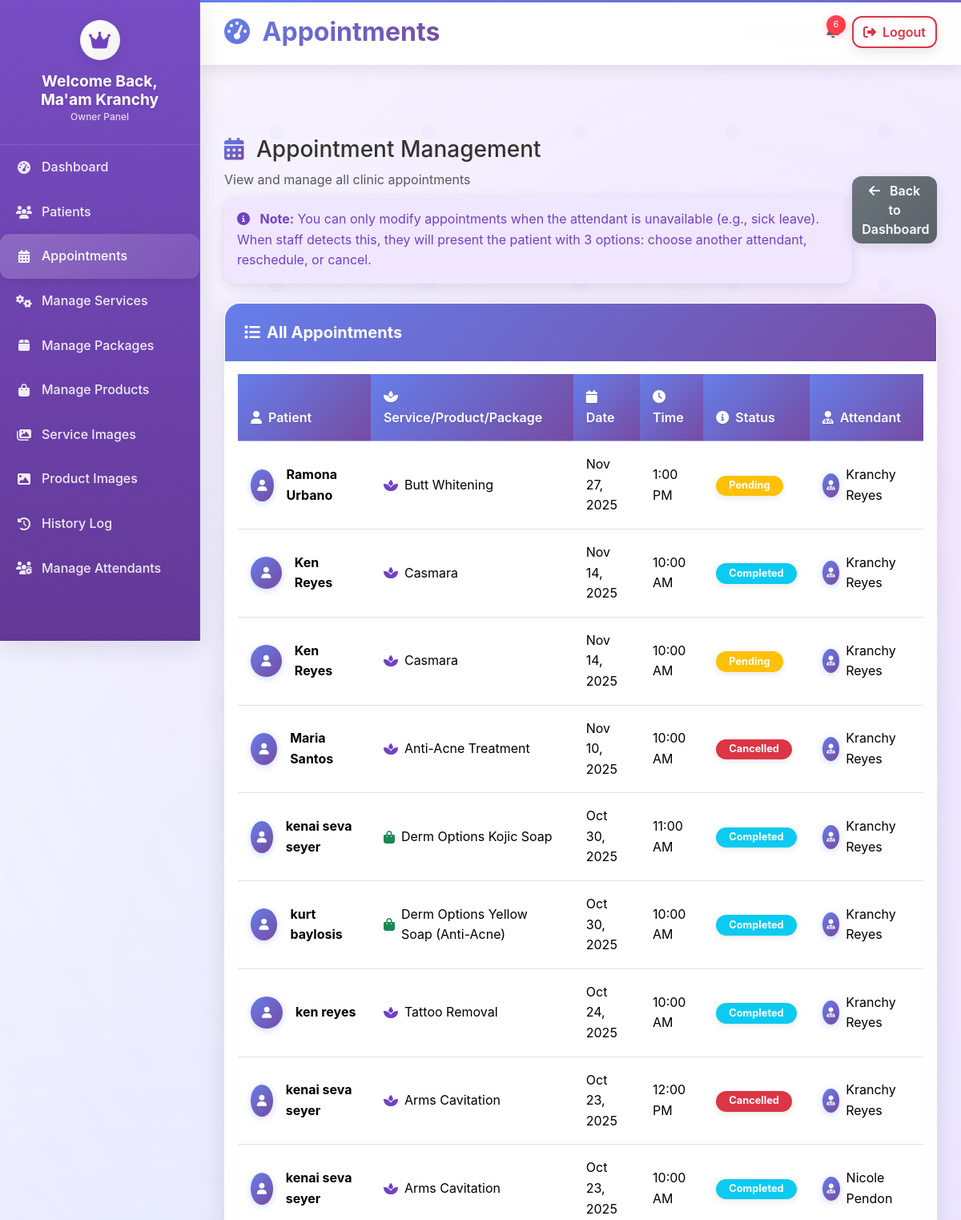
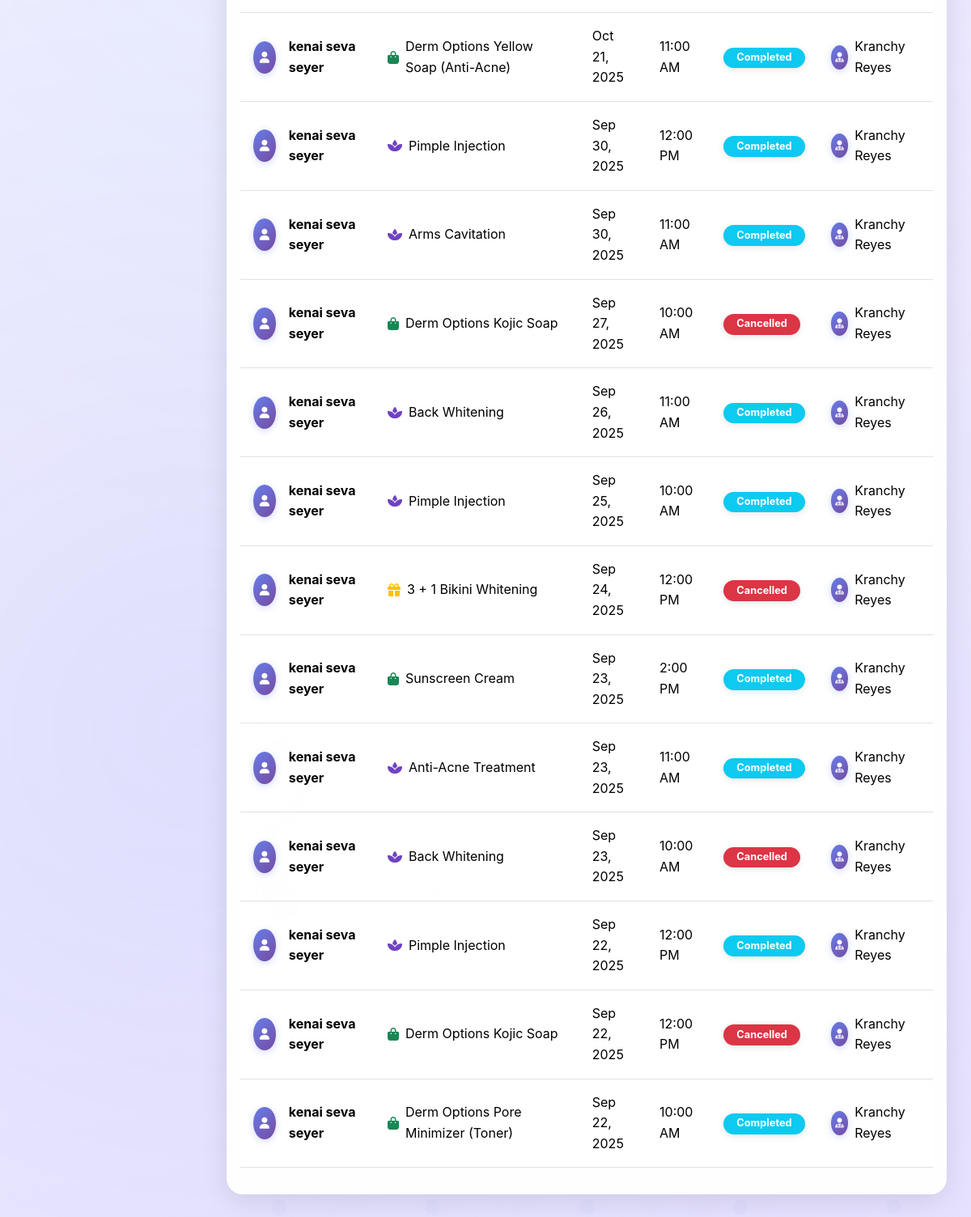
Screenshot of /owner/appointments/ (signed in) with the database file from the repository (2 pictures, top to bottom).
### appointments/models.py (models this page shows, shortened)
class Appointment(models.Model):
    STATUS_CHOICES = [
        ('pending', 'Pending'),
        ('confirmed', 'Confirmed'),
        ('completed', 'Completed'),
        ('cancelled', 'Cancelled'),
    ]
    appointment_date = models.DateField()
    appointment_time = models.TimeField()
    status = models.CharField(max_length=10, choices=STATUS_CHOICES, default='pending')
    created_at = models.DateTimeField(auto_now_add=True)
    updated_at = models.DateTimeField(auto_now=True)
    transaction_id = models.CharField(max_length=100, blank=True, null=True)
    patient = models.ForeignKey(settings.AUTH_USER_MODEL, on_delete=models.CASCADE, related_name='appointments')
    attendant = models.ForeignKey('accounts.Attendant', on_delete=models.CASCADE, related_name='appointments')
    service = models.ForeignKey('services.Service', on_delete=models.CASCADE, related_name='appointments', blank=True, null=True)
    product = models.ForeignKey('products.Product', on_delete=models.CASCADE, related_name='appointments', blank=True, null=True)
    package = models.ForeignKey('packages.Package', on_delete=models.CASCADE, related_name='appointments', blank=True, null=True)
    class Meta:
        db_table = 'appointments'
        ordering = ['-created_at']
    def get_service_name(self):
        if self.service:
            return self.service.service_name
        elif self.product:
            return self.product.product_name
        elif self.package:
            return self.package.package_name
        else:
            return "No service assigned"

### accounts/models.py (models this page shows, shortened)
class User(AbstractUser):
    USER_TYPE_CHOICES = [
        ('patient', 'Patient'),
        ('admin', 'Staff'),
        ('owner', 'Owner'),
        ('attendant', 'Attendant'),
    ]
    GENDER_CHOICES = [
        ('male', 'Male'),
        ('female', 'Female'),
        ('other', 'Other'),
    ]
    CIVIL_STATUS_CHOICES = [
        ('single', 'Single'),
        ('married', 'Married'),
        ('widowed', 'Widowed'),
        ('divorced', 'Divorced'),
        ('separated', 'Separated'),
    ]
    user_type = models.CharField(max_length=10, choices=USER_TYPE_CHOICES, default='patient')
    phone = models.CharField(
        max_length=20,
        validators=[RegexValidator(
            regex=r'^\+?1?\d{9,15}$',
            message="Phone number must be entered in the format: '+999999999'. Up to 15 digits allowed."
        )],
        blank=True
    )
    middle_name = models.CharField(max_length=255, blank=True, null=True)
    address = models.TextField(blank=True, null=True, help_text="Complete address")
    gender = models.CharField(max_length=10, choices=GENDER_CHOICES, blank=True, null=True)
    civil_status = models.CharField(max_length=10, choices=CIVIL_STATUS_CHOICES, blank=True, null=True)
    birthday = models.DateField(blank=True, null=True)
    occupation = models.CharField(max_length=255, blank=True, null=True)
    profile_picture = models.ImageField(upload_to='profile_pictures/', blank=True, null=True)
    archived = models.BooleanField(default=False)
    created_at = models.DateTimeField(auto_now_add=True)
    updated_at = models.DateTimeField(auto_now=True)
    @property
    def full_name(self):
        return f"{self.first_name} {self.middle_name or ''} {self.last_name}".strip()
    class Meta:
        db_table = 'users'

class Attendant(models.Model):
    first_name = models.CharField(max_length=100)
    last_name = models.CharField(max_length=100)
    shift_date = models.DateField()
    shift_time = models.TimeField()
    created_at = models.DateTimeField(auto_now_add=True)
    updated_at = models.DateTimeField(auto_now=True)
    class Meta:
        db_table = 'attendants'

### services/models.py (models this page shows, shortened)
class Service(models.Model):
    service_name = models.CharField(max_length=100)
    description = models.TextField(blank=True, null=True)
    price = models.DecimalField(max_digits=10, decimal_places=2, blank=True, null=True)
    duration = models.IntegerField(help_text="Duration in minutes")
    category = models.ForeignKey(ServiceCategory, on_delete=models.CASCADE, related_name='services')
    image = models.ImageField(upload_to='services/', blank=True, null=True)
    archived = models.BooleanField(default=False)
    created_at = models.DateTimeField(auto_now_add=True)
    updated_at = models.DateTimeField(auto_now=True)
    class Meta:
        db_table = 'services'
        ordering = ['service_name']

### products/models.py (models this page shows, shortened)
class Product(models.Model):
    product_name = models.CharField(max_length=255)
    description = models.TextField(blank=True, null=True)
    price = models.DecimalField(max_digits=10, decimal_places=2)
    stock = models.IntegerField(default=0)
    product_image = models.ImageField(upload_to='products/', blank=True, null=True)
    archived = models.BooleanField(default=False)
    created_at = models.DateTimeField(auto_now_add=True)
    updated_at = models.DateTimeField(auto_now=True)
    class Meta:
        db_table = 'products'
        ordering = ['product_name']

### packages/models.py (models this page shows, shortened)
class Package(models.Model):
    package_name = models.CharField(max_length=255)
    description = models.TextField(blank=True, null=True)
    price = models.DecimalField(max_digits=10, decimal_places=2)
    sessions = models.IntegerField()
    duration_days = models.IntegerField(help_text="Duration in days")
    grace_period_days = models.IntegerField(help_text="Grace period in days")
    archived = models.BooleanField(default=False)
    created_at = models.DateTimeField(auto_now_add=True)
    updated_at = models.DateTimeField(auto_now=True)
    class Meta:
        db_table = 'packages'
        ordering = ['package_name']

### owner/views.py (the view, shortened to what this page needs)
# urls.py: path('appointments/', views.owner_appointments, name='appointments'),
@login_required
@user_passes_test(is_owner)
def owner_appointments(request):
    status_filter = request.GET.get('status', '')
    date_filter = request.GET.get('date', '')
    search_query = request.GET.get('search', '')
    appointments = Appointment.objects.all().order_by('-appointment_date', '-appointment_time')
    if status_filter:
        appointments = appointments.filter(status=status_filter)
    if date_filter:
        appointments = appointments.filter(appointment_date=date_filter)
    context = {
        'appointments': appointments,
        'status_filter': status_filter,
        'date_filter': date_filter,
        'search_query': search_query,
    }
    return render(request, 'owner/appointments.html', context)

### appointments/context_processors.py (called while the page is built)
def notification_count(request):
    if request.user.is_authenticated:
        if request.user.user_type == 'admin':
            count = Notification.objects.filter(patient__isnull=True).count()
        else:
            count = Notification.objects.filter(patient=request.user, is_read=False).count()
    else:
        count = 0
    return {
        'notification_count': count
    }

### owner/views.py (called while the page is built)
def is_owner(user):
    return user.is_authenticated and user.user_type in ('owner', 'admin')

### templates/owner/appointments.html (shortened to what this page needs)
{% extends 'owner/base.html' %}
{% load static %}
{% block page_title %}Appointments{% endblock %}
{% block content %}
<div class="d-flex justify-content-between align-items-center mb-4">
    <div>
        <h3 class="mb-2">
            <i class="fas fa-calendar-alt me-2" style="background: var(--gradient-primary); -webkit-background-clip: text; -webkit-text-fill-color: transparent; background-clip: text;"></i>
            Appointment Management
        </h3>
        <p class="text-muted mb-0">View and manage all clinic appointments</p>
        <div class="alert alert-info mt-2 mb-0">
            <i class="fas fa-info-circle me-2"></i>
            <strong>Note:</strong> You can only modify appointments when the attendant is unavailable (e.g., sick leave).
            When staff detects this, they will present the patient with 3 options: choose another attendant, reschedule, or cancel.
        </div>
    </div>
    <a href="{% url 'owner:dashboard' %}" class="btn btn-secondary">
        <i class="fas fa-arrow-left me-2"></i> Back to Dashboard
    </a>
</div>
<div class="card">
    <div class="card-header">
        <h5 class="mb-0">
            <i class="fas fa-list me-2"></i>All Appointments
        </h5>
    </div>
    <div class="card-body">
        {% if appointments %}
            <div class="table-responsive">
                <table class="table">
                    <thead>
                        <tr>
                            <th><i class="fas fa-user me-2"></i>Patient</th>
                            <th><i class="fas fa-spa me-2"></i>Service/Product/Package</th>
                            <th><i class="fas fa-calendar me-2"></i>Date</th>
                            <th><i class="fas fa-clock me-2"></i>Time</th>
                            <th><i class="fas fa-info-circle me-2"></i>Status</th>
                            <th><i class="fas fa-user-md me-2"></i>Attendant</th>
                        </tr>
                    </thead>
                    <tbody>
                        {% for appointment in appointments %}
                        <tr>
                            <td>
                                <div class="d-flex align-items-center">
                                    <div class="avatar-circle me-3">
                                        <i class="fas fa-user"></i>
                                    </div>
                                    <strong>{{ appointment.patient.full_name }}</strong>
                                </div>
                            </td>
                            <td>
                                <div class="d-flex align-items-center">
                                    {% if appointment.service %}
                                        <i class="fas fa-spa me-2 text-primary"></i>
                                    {% elif appointment.product %}
                                        <i class="fas fa-shopping-bag me-2 text-success"></i>
                                    {% elif appointment.package %}
                                        <i class="fas fa-gift me-2 text-warning"></i>
                                    {% endif %}
                                    {{ appointment.get_service_name }}
                                </div>
                            </td>
                            <td>{{ appointment.appointment_date|date:"M d, Y" }}</td>
                            <td>{{ appointment.appointment_time|time:"g:i A" }}</td>
                            <td>
                                <span class="badge bg-{% if appointment.status == 'confirmed' %}success{% elif appointment.status == 'pending' %}warning{% elif appointment.status == 'completed' %}info{% else %}danger{% endif %}">
                                    {{ appointment.status|title }}
                                </span>
                            </td>
                            <td>
                                <div class="d-flex align-items-center">
                                    <div class="avatar-circle me-2" style="width: 30px; height: 30px; font-size: 12px;">
                                        <i class="fas fa-user-md"></i>
                                    </div>
                                    {{ appointment.attendant.first_name }} {{ appointment.attendant.last_name }}
                                </div>
                            </td>
                        </tr>
                        {% endfor %}
                    </tbody>
                </table>
            </div>
        {% else %}
            <div class="text-center py-5">
                <i class="fas fa-calendar-times fa-3x text-muted mb-3"></i>
                <h5 class="text-muted">No appointments found</h5>
                <p class="text-muted">Appointments will appear here once they are booked.</p>
            </div>
        {% endif %}
    </div>
</div>
{% endblock %}

### static/css/style.css (style rules this page uses)
:root { --primary-color: #6f42c1; --secondary-color: #bb8fce; --dark-color: #2c003e; --light-color: #f4ecf7; }
body { font-family: 'Poppins', sans-serif; color: #333; line-height: 1.6; padding-top: 70px; }
.alert-info { background-color: #f0e6ff; border-color: var(--primary-color); color: var(--primary-color); }
.text-primary { color: var(--primary-color) !important; }

### templates/owner/base.html (style rules this page uses)
:root { --primary-color: #6f42c1; --secondary-color: #8e44ad; --accent-color: #e83e8c; --gradient-primary: linear-gradient(135deg, #667eea 0%, #764ba2 100%); --gradient-secondary: linear-gradient(135deg, #f093fb 0%, #f5576c 100%); --gradient-sidebar: linear-gradient(180deg, rgba(111, 66, 193, 0.95) 0%, rgba(90, 45, 145, 0.95) 100%); }
body { background: linear-gradient(135deg, #f8f9ff 0%, #e8e3ff 100%); background-attachment: fixed; font-family: 'Inter', 'Segoe UI', Tahoma, Geneva, Verdana, sans-serif; position: relative; }
body::before { content: ''; position: fixed; top: 0; left: 0; width: 100%; height: 100%; background: radial-gradient(circle at 20% 80%, rgba(102, 126, 234, 0.1) 0%, transparent 50%), radial-gradient(circle at 80% 20%, rgba(240, 147, 251, 0.1) 0%, transparent 50%), radial-gradient(circle at 40% 40%, rgba(120, 219, 255, 0.05) 0%, transparent 50%); z-index: -1; pointer-events: none; }
.card { border: none; border-radius: 20px; box-shadow: 0 8px 32px rgba(0, 0, 0, 0.1); transition: all 0.4s ease; background: rgba(255, 255, 255, 0.95); backdrop-filter: blur(15px); border: 1px solid rgba(255, 255, 255, 0.2); position: relative; overflow: hidden; }
.card::before { content: ''; position: absolute; top: 0; left: 0; right: 0; height: 4px; background: var(--gradient-primary); background-size: 200% 100%; animation: gradientShift 3s ease infinite; }
.card-header { background: var(--gradient-primary); color: white; border: none; padding: 1.5rem; position: relative; overflow: hidden; }
.card-header::before { content: ''; position: absolute; top: 0; left: 0; right: 0; bottom: 0; z-index: 0; }
.card-header h5 { position: relative; z-index: 1; margin: 0; font-weight: bold; }
.btn { border-radius: 12px; font-weight: 600; transition: all 0.3s ease; box-shadow: 0 4px 15px rgba(0, 0, 0, 0.1); position: relative; overflow: hidden; }
.btn::before { content: ''; position: absolute; top: 0; left: 0; right: 0; bottom: 0; background: linear-gradient(135deg, rgba(255, 255, 255, 0.2), rgba(255, 255, 255, 0.1)); opacity: 0; transition: opacity 0.3s ease; z-index: 0; }
.btn-secondary { background: linear-gradient(135deg, #6c757d, #5a6268); border: none; color: white; }
.table { background: transparent; }
.table thead th { background: var(--gradient-primary); color: white; border: none; padding: 1rem; font-weight: 600; text-shadow: 0 1px 2px rgba(0, 0, 0, 0.1); }
.table tbody td { padding: 1rem; vertical-align: middle; border-top: 1px solid rgba(233, 236, 239, 0.5); background: rgba(255, 255, 255, 0.5); transition: all 0.3s ease; }
.badge { padding: 0.4rem 1rem; border-radius: 25px; font-size: 0.8rem; font-weight: bold; box-shadow: 0 2px 8px rgba(0, 0, 0, 0.1); transition: all 0.3s ease; }
.alert { border-radius: 15px; border: none; box-shadow: 0 4px 15px rgba(0, 0, 0, 0.1); }

### templates/owner/appointments.html (style rules this page uses)
.avatar-circle { width: 40px; height: 40px; background: var(--gradient-primary); border-radius: 50%; display: flex; align-items: center; justify-content: center; color: white; font-size: 14px; box-shadow: 0 2px 8px rgba(102, 126, 234, 0.3); }

### rows the page displays
Appointment: patient.full_name "Ramona Urbano", get_service_name "Butt Whitening", appointment_date "Nov 27, 2025", appointment_time "1:00 PM", status "Pending", attendant.first_name "Kranchy", attendant.last_name "Reyes"
Appointment: patient.full_name "Ken Reyes", get_service_name "Casmara", appointment_date "Nov 14, 2025", appointment_time "10:00 AM", status "Completed", attendant.first_name "Kranchy", attendant.last_name "Reyes"
Appointment: patient.full_name "Ken Reyes", get_service_name "Casmara", appointment_date "Nov 14, 2025", appointment_time "10:00 AM", status "Pending", attendant.first_name "Kranchy", attendant.last_name "Reyes"
Appointment: patient.full_name "Maria Santos", get_service_name "Anti-Acne Treatment", appointment_date "Nov 10, 2025", appointment_time "10:00 AM", status "Cancelled", attendant.first_name "Kranchy", attendant.last_name "Reyes"
Appointment: patient.full_name "kenai seva seyer", get_service_name "Derm Options Kojic Soap", appointment_date "Oct 30, 2025", appointment_time "11:00 AM", status "Completed", attendant.first_name "Kranchy", attendant.last_name "Reyes"
Appointment: patient.full_name "kurt baylosis", get_service_name "Derm Options Yellow Soap (Anti-Acne)", appointment_date "Oct 30, 2025", appointment_time "10:00 AM", status "Completed", attendant.first_name "Kranchy", attendant.last_name "Reyes"
Appointment: patient.full_name "ken reyes", get_service_name "Tattoo Removal", appointment_date "Oct 24, 2025", appointment_time "10:00 AM", status "Completed", attendant.first_name "Kranchy", attendant.last_name "Reyes"
Appointment: patient.full_name "kenai seva seyer", get_service_name "Arms Cavitation", appointment_date "Oct 23, 2025", appointment_time "12:00 PM", status "Cancelled", attendant.first_name "Kranchy", attendant.last_name "Reyes"
Appointment: patient.full_name "kenai seva seyer", get_service_name "Arms Cavitation", appointment_date "Oct 23, 2025", appointment_time "10:00 AM", status "Completed", attendant.first_name "Nicole", attendant.last_name "Pendon"
Appointment: patient.full_name "kenai seva seyer", get_service_name "Derm Options Yellow Soap (Anti-Acne)", appointment_date "Oct 21, 2025", appointment_time "11:00 AM", status "Completed", attendant.first_name "Kranchy", attendant.last_name "Reyes"
Appointment: patient.full_name "kenai seva seyer", get_service_name "Pimple Injection", appointment_date "Sep 30, 2025", appointment_time "12:00 PM", status "Completed", attendant.first_name "Kranchy", attendant.last_name "Reyes"
Appointment: patient.full_name "kenai seva seyer", get_service_name "Arms Cavitation", appointment_date "Sep 30, 2025", appointment_time "11:00 AM", status "Completed", attendant.first_name "Kranchy", attendant.last_name "Reyes"
Appointment: patient.full_name "kenai seva seyer", get_service_name "Derm Options Kojic Soap", appointment_date "Sep 27, 2025", appointment_time "10:00 AM", status "Cancelled", attendant.first_name "Kranchy", attendant.last_name "Reyes"
Appointment: patient.full_name "kenai seva seyer", get_service_name "Back Whitening", appointment_date "Sep 26, 2025", appointment_time "11:00 AM", status "Completed", attendant.first_name "Kranchy", attendant.last_name "Reyes"
Appointment: patient.full_name "kenai seva seyer", get_service_name "Pimple Injection", appointment_date "Sep 25, 2025", appointment_time "10:00 AM", status "Completed", attendant.first_name "Kranchy", attendant.last_name "Reyes"
Appointment: patient.full_name "kenai seva seyer", get_service_name "3 + 1 Bikini Whitening", appointment_date "Sep 24, 2025", appointment_time "12:00 PM", status "Cancelled", attendant.first_name "Kranchy", attendant.last_name "Reyes"
Appointment: patient.full_name "kenai seva seyer", get_service_name "Sunscreen Cream", appointment_date "Sep 23, 2025", appointment_time "2:00 PM", status "Completed", attendant.first_name "Kranchy", attendant.last_name "Reyes"
Appointment: patient.full_name "kenai seva seyer", get_service_name "Anti-Acne Treatment", appointment_date "Sep 23, 2025", appointment_time "11:00 AM", status "Completed", attendant.first_name "Kranchy", attendant.last_name "Reyes"
Appointment: patient.full_name "kenai seva seyer", get_service_name "Back Whitening", appointment_date "Sep 23, 2025", appointment_time "10:00 AM", status "Cancelled", attendant.first_name "Kranchy", attendant.last_name "Reyes"
Appointment: patient.full_name "kenai seva seyer", get_service_name "Pimple Injection", appointment_date "Sep 22, 2025", appointment_time "12:00 PM", status "Completed", attendant.first_name "Kranchy", attendant.last_name "Reyes"
Appointment: patient.full_name "kenai seva seyer", get_service_name "Derm Options Kojic Soap", appointment_date "Sep 22, 2025", appointment_time "12:00 PM", status "Cancelled", attendant.first_name "Kranchy", attendant.last_name "Reyes"
Appointment: patient.full_name "kenai seva seyer", get_service_name "Derm Options Pore Minimizer (Toner)", appointment_date "Sep 22, 2025", appointment_time "10:00 AM", status "Completed", attendant.first_name "Kranchy", attendant.last_name "Reyes"

### other values shown
{{ notification_count|default:0 }} "6"
